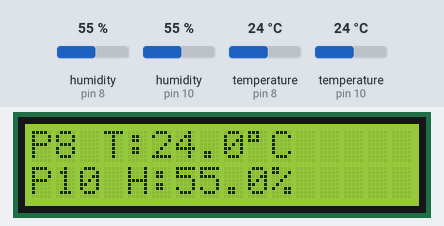
The sketch below on a simulated Arduino Uno, built with avr-gcc and run on an emulated ATmega328P. Shown: 16×2 character LCD. Inputs (shaded band) come from the test bench; at power-on: humidity (sensors on pin 10, pin 8) 55 %, temperature (sensors on pin 8, pin 10) 24 °C. What the sketch prints to the serial monitor is not drawn.

Above: at 3.2 s.
3.3 s: humidity (sensor on pin 10) set to 22 %
At 5.2 s:
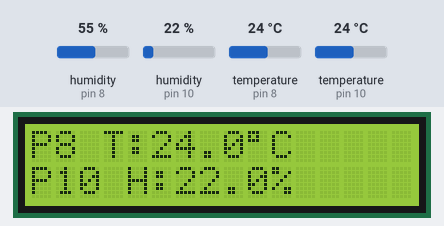
6.1 s: temperature (sensor on pin 8) set to 12 °C
At 7.2 s:
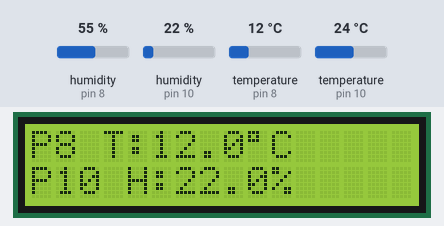
8.9 s: humidity (sensor on pin 10) set to 40 %
At 11.2 s:
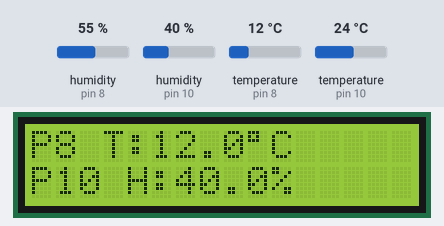
12.1 s: temperature (sensor on pin 8) set to 19 °C
At 13.3 s:
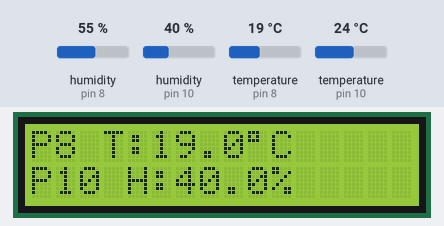
14.9 s: humidity (sensor on pin 10) set to 68 %
At 17.3 s:
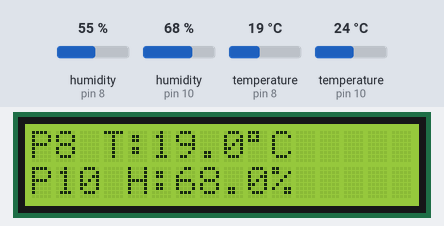
18.4 s: temperature (sensor on pin 8) set to 28 °C
At 19.3 s:
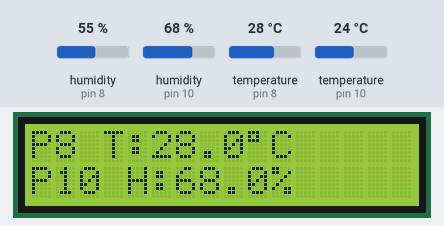
Timing chart, 0 to 21.4 s (numbered marks = the images above; inputs shaded):
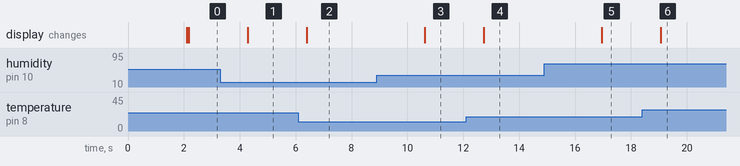

The sketch:

sistema_dht.ino
```cpp
#include <Wire.h>
#include <LiquidCrystal_I2C.h>
#include <DHT.h>
#include <SoftwareSerial.h>

#define DHTTYPE DHT11

// Bluetooth HC-05
SoftwareSerial BT(2, 3); // RX, TX

// Sensores DHT11
DHT dhtTemp(8, DHTTYPE);
DHT dhtHum(10, DHTTYPE);

// LCD I2C
LiquidCrystal_I2C lcd(0x27, 16, 2);

void setup() {
  Serial.begin(9600);
  BT.begin(9600);

  dhtTemp.begin();
  dhtHum.begin();

  lcd.init();
  lcd.backlight();

  lcd.setCursor(0, 0);
  lcd.print("Iniciando...");

  Serial.println("Sistema iniciado");
  BT.println("Sistema iniciado");

  delay(2000);
  lcd.clear();
}

void loop() {
  float temperatura = dhtTemp.readTemperature();
  float humedad = dhtHum.readHumidity();

  if (isnan(temperatura) || isnan(humedad)) {
    lcd.clear();
    lcd.setCursor(0, 0);
    lcd.print("Error sensores");

    Serial.println("{\"error\":\"sensores\"}");
    BT.println("{\"error\":\"sensores\"}");

    delay(2000);
    return;
  }

  // Mostrar en LCD
  lcd.clear();

  lcd.setCursor(0, 0);
  lcd.print("P8 T:");
  lcd.print(temperatura, 1);
  lcd.print((char)223);
  lcd.print("C");

  lcd.setCursor(0, 1);
  lcd.print("P10 H:");
  lcd.print(humedad, 1);
  lcd.print("%");

  // Crear JSON
  String json = "{\"temperatura\":";
  json += String(temperatura, 1);
  json += ",\"humedad\":";
  json += String(humedad, 1);
  json += "}";

  // Enviar por USB
  Serial.println(json);

  // Enviar por Bluetooth
  BT.println(json);

  delay(2000);
}
```

Measured:
- after the input at 3.3 s, the display: changes after 0.98 s (image 1)
- after the input at 6.1 s, the display: changes after 0.29 s (image 2)
- after the input at 8.9 s, the display: changes after 1.7 s (image 3)
- after the input at 12.1 s, the display: changes after 0.63 s (image 4)
- after the input at 14.9 s, the display: changes after 2.1 s (image 5)
- after the input at 18.4 s, the display: changes after 0.66 s (image 6)
